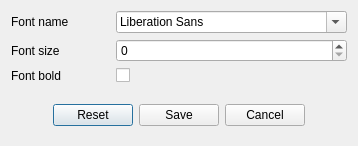
<?xml version="1.0" encoding="UTF-8"?>
<ui version="4.0">
 <class>DlgConfigGrid</class>
 <widget class="QDialog" name="DlgConfigGrid">
  <property name="geometry">
   <rect>
    <x>0</x>
    <y>0</y>
    <width>358</width>
    <height>146</height>
   </rect>
  </property>
  <property name="windowTitle">
   <string>Report options</string>
  </property>
  <layout class="QGridLayout" name="gridLayout">
   <item row="0" column="0">
    <widget class="QLabel" name="label">
     <property name="text">
      <string>Font name</string>
     </property>
    </widget>
   </item>
   <item row="2" column="0">
    <widget class="QLabel" name="label_3">
     <property name="text">
      <string>Font bold</string>
     </property>
    </widget>
   </item>
   <item row="0" column="1">
    <widget class="QFontComboBox" name="fcbFontName"/>
   </item>
   <item row="1" column="1">
    <widget class="QSpinBox" name="spFontSize"/>
   </item>
   <item row="1" column="0">
    <widget class="QLabel" name="label_2">
     <property name="text">
      <string>Font size</string>
     </property>
    </widget>
   </item>
   <item row="2" column="1">
    <widget class="QCheckBox" name="chFontBold">
     <property name="text">
      <string/>
     </property>
    </widget>
   </item>
   <item row="4" column="0" colspan="2">
    <widget class="QWidget" name="widget" native="true">
     <layout class="QHBoxLayout" name="horizontalLayout">
      <item>
       <spacer name="horizontalSpacer">
        <property name="orientation">
         <enum>Qt::Horizontal</enum>
        </property>
        <property name="sizeHint" stdset="0">
         <size>
          <width>32</width>
          <height>20</height>
         </size>
        </property>
       </spacer>
      </item>
      <item>
       <widget class="QPushButton" name="btnReset">
        <property name="text">
         <string>Reset</string>
        </property>
       </widget>
      </item>
      <item>
       <widget class="QPushButton" name="btnOK">
        <property name="text">
         <string>Save</string>
        </property>
       </widget>
      </item>
      <item>
       <widget class="QPushButton" name="btnCancel">
        <property name="text">
         <string>Cancel</string>
        </property>
       </widget>
      </item>
      <item>
       <spacer name="horizontalSpacer_2">
        <property name="orientation">
         <enum>Qt::Horizontal</enum>
        </property>
        <property name="sizeHint" stdset="0">
         <size>
          <width>32</width>
          <height>20</height>
         </size>
        </property>
       </spacer>
      </item>
     </layout>
    </widget>
   </item>
   <item row="3" column="0" colspan="2">
    <widget class="QWidget" name="wdtAdd" native="true"/>
   </item>
  </layout>
 </widget>
 <resources/>
 <connections/>
</ui>
